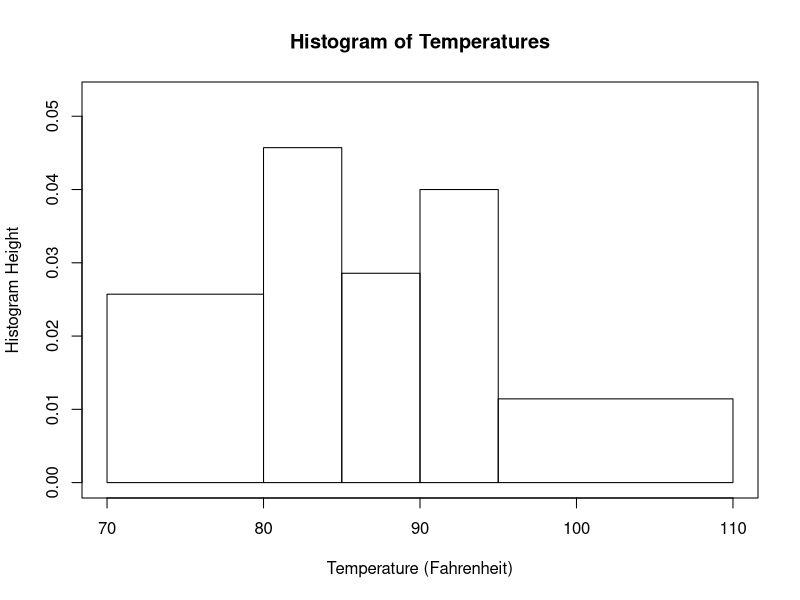
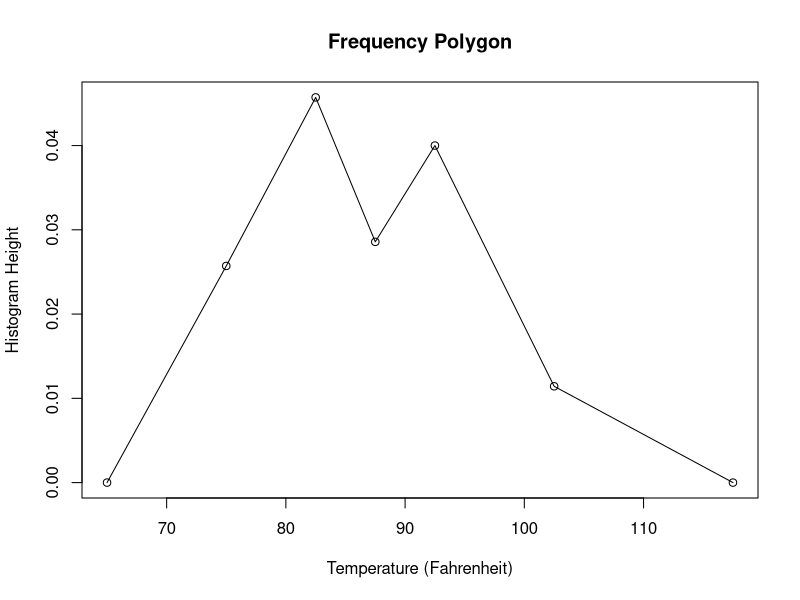

Source code (R) for these figures, in order:
# ==========================================
# CHAPTER 1 - EXERCISE 3B
# HISTOGRAM AND FREQUENCY POLYGON
# Datos de la tabla original: página 23
# ==========================================

options(digits = 10)

# CAMBIAR AQUÍ: límites de los intervalos
inferior <- c(70, 80, 85, 90, 95)
superior <- c(80, 85, 90, 95, 110)

# CAMBIAR AQUÍ: frecuencias absolutas
ni <- c(9, 8, 5, 7, 6)

# Número total de observaciones
N <- sum(ni)

# Calcular las amplitudes
# Fórmula: ai = límite superior - límite inferior
ai <- superior - inferior

# Calcular las marcas de clase
# Fórmula: xi = (límite inferior + límite superior) / 2
xi <- (inferior + superior) / 2

# Frecuencia relativa: fi = ni / N
fi <- ni / N

# Altura del histograma
# Fórmula del profesor: hi = fi / ai
hi <- fi / ai

# Mostrar la tabla calculada
tabla <- data.frame(
  Lower_Limit = inferior,
  Upper_Limit = superior,
  Class_Mark = xi,
  Absolute_Frequency = ni,
  Relative_Frequency = fi,
  Interval_Width = ai,
  Histogram_Height = hi
)

cat("HISTOGRAM DATA:\n")
print(tabla, row.names = FALSE)

# HISTOGRAM
# Cada rectángulo tiene como base el intervalo
# y como altura hi = fi / ai
plot(NA,
     xlim = c(min(inferior), max(superior)),
     ylim = c(0, max(hi) * 1.15),
     main = "Histogram of Temperatures",
     xlab = "Temperature (Fahrenheit)",
     ylab = "Histogram Height")

for (i in 1:length(ni)) {
  rect(inferior[i], 0,
       superior[i], hi[i])
}

# FREQUENCY POLYGON
# Unir las alturas de los rectángulos en sus marcas de clase
# Añadimos extremos con altura cero para cerrar el polígono
amplitud_primera <- ai[1]
amplitud_ultima <- ai[length(ai)]

x_poligono <- c(
  xi[1] - amplitud_primera,
  xi,
  xi[length(xi)] + amplitud_ultima
)

y_poligono <- c(0, hi, 0)

plot(x_poligono, y_poligono,
     type = "o",
     main = "Frequency Polygon",
     xlab = "Temperature (Fahrenheit)",
     ylab = "Histogram Height")
